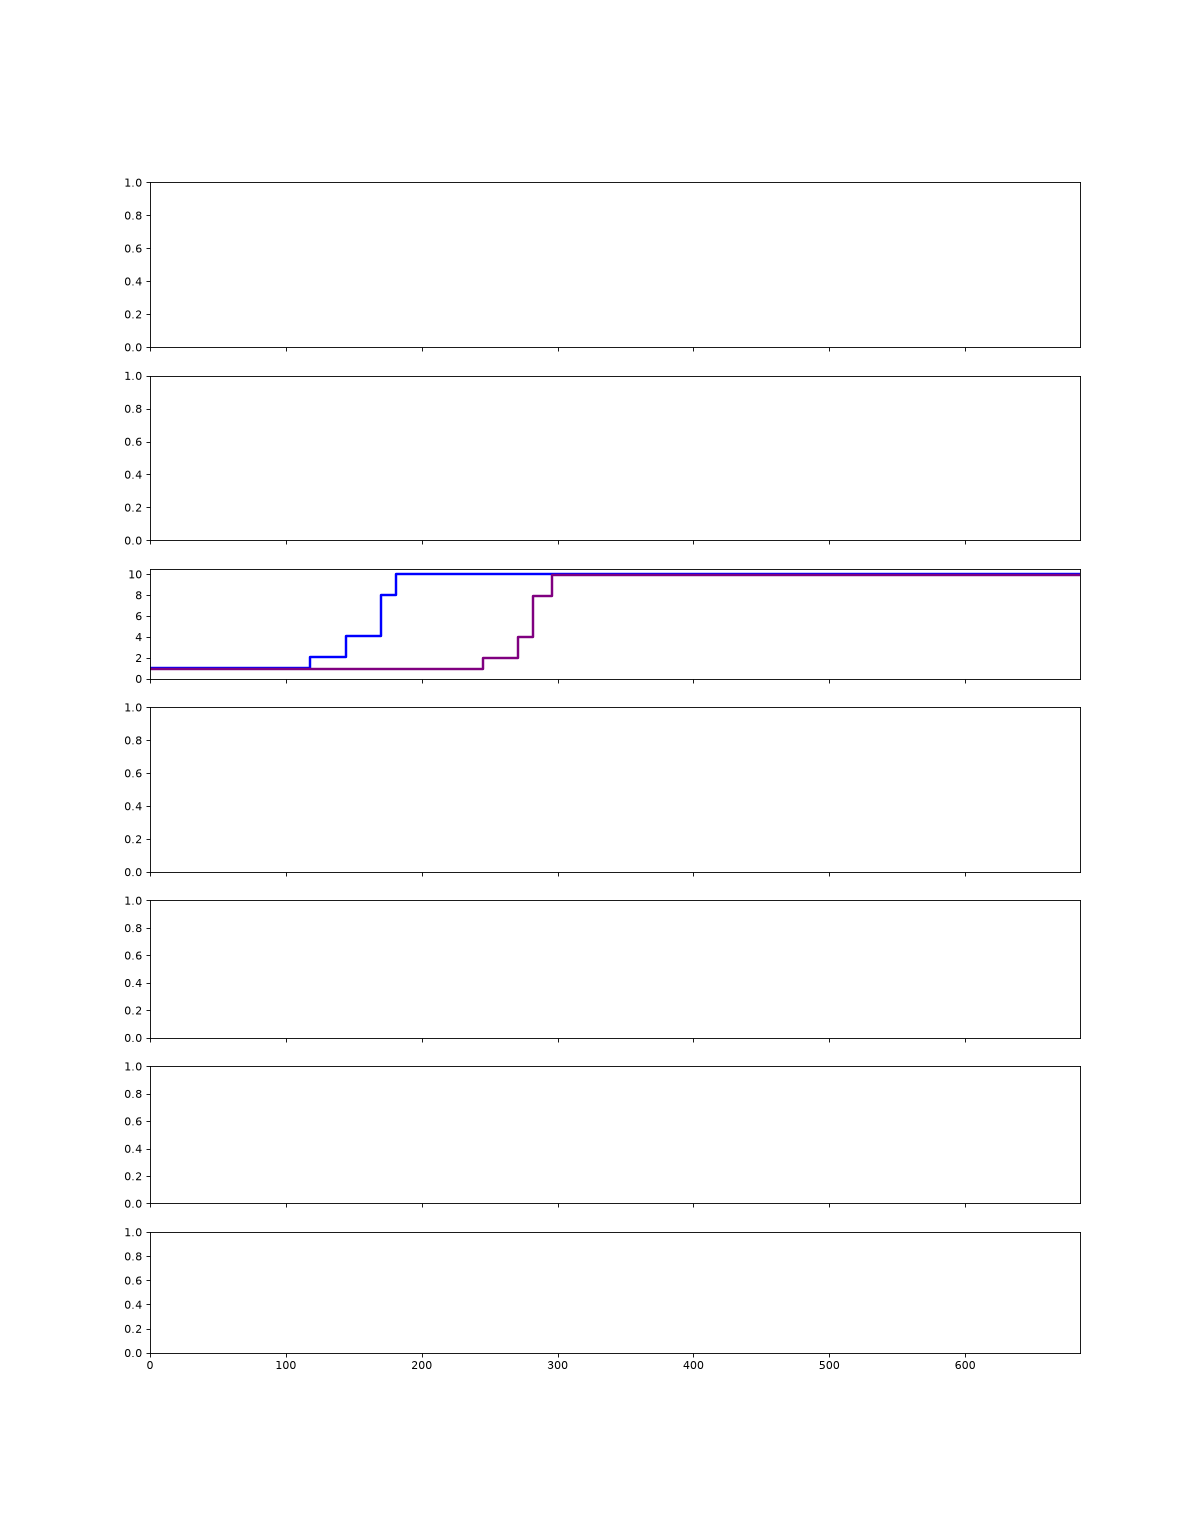

Python code for this plot:
#!/usr/bin/env python3
"""Diagnostic: check why p2 step plot is empty."""
import sys, os
sys.path.insert(0, os.path.join(os.path.dirname(__file__), '../../..'))

from hack.benchmark.render_real_trace import load_bundle, _assemble
from pathlib import Path
import matplotlib
matplotlib.use('Agg')
import matplotlib.pyplot as plt
from matplotlib.ticker import MaxNLocator

bundle, _ = load_bundle(Path('hack/benchmark/results/guidellm-decode-heavy'))
d = _assemble(bundle)
reps = d['reps']
system = d['system']
req_buckets = d.get('req_buckets')
reqs = d['reqs']
pods = d['pods']

origins = [r['t'] for r in reps[:1]] + [s['t'] for s in system[:1]]
origins += [min(r['t_arr'] for r in reqs)] if reqs else []
origins += [min(b['t'] for b in req_buckets)] if req_buckets else []
for p in pods.values():
    if p.get('series'): origins.append(p['series'][0]['t'])
t0_raw = min(origins)
warmup = bundle.meta.get('warmup_offset_s') or bundle.meta.get('prewarm_s') or 0.0
t0 = t0_raw + warmup
last_dep = bundle.meta.get('last_departure_t')
t1 = float(last_dep) if last_dep else (max(b['t'] for b in req_buckets) if req_buckets else system[-1]['t'])
span = t1 - t0_raw

xs = [r['t'] - t0 for r in reps]
dz = [r.get('desired') for r in reps]
rz = [r.get('ready') for r in reps]
dz_off = [v + 0.05 if v is not None else None for v in dz]
rz_off = [v - 0.05 if v is not None else None for v in rz]

print('xs range:', xs[0], '..', xs[-1])
print('dz range:', min(dz), '..', max(dz))
print('span:', span, 'xlim:', -warmup, 'to', span - warmup)
print('None in dz_off:', any(v is None for v in dz_off))
print('None in rz_off:', any(v is None for v in rz_off))

fig, ax = plt.subplots(7, 1, figsize=(15, 19), sharex=True,
    gridspec_kw={'height_ratios': [3, 3, 2, 3, 2.5, 2.5, 2.2]})
c = ax[2]
c.step(xs, dz_off, where='post', color='blue', lw=2.2, label='desired')
c.step(xs, rz_off, where='post', color='purple', lw=2.2, label='ready')
c.set_ylim(bottom=0)
c.yaxis.set_major_locator(MaxNLocator(integer=True))
print('ylim BEFORE xlim loop:', c.get_ylim())
for axis in ax:
    axis.set_xlim(-warmup, span - warmup)
    axis.margins(x=0)
print('ylim AFTER  xlim loop:', c.get_ylim())
fig.savefig('hack/benchmark/scratch/p2_debug.png', dpi=80)
print('saved hack/benchmark/scratch/p2_debug.png')
